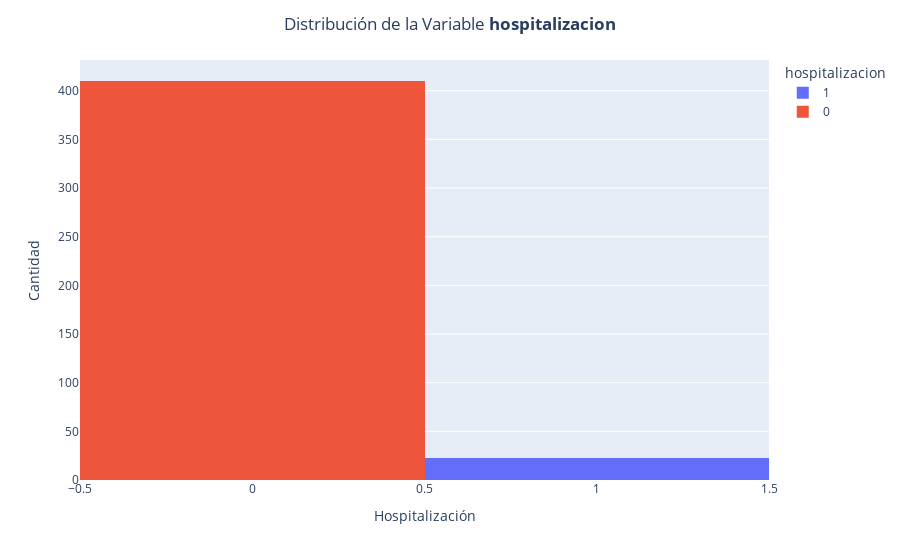

The code cell stored with this chart in its notebook:
### Code cell
# Crear un gráfico de barras con Plotly Express
fig = px.histogram(df_main, x='hospitalizacion', color='hospitalizacion')

# Configurar el título con solo *hospitalizacion* en negrita
fig.update_layout(
    title='Distribución de la Variable <b>hospitalizacion</b>',
    xaxis_title='Hospitalización',
    yaxis_title='Cantidad',
    font=dict(size=12),
    title_x=0.5
)

# Mostrar el gráfico
fig.show()

### Figure 1 — Plotly figure (JSON) as saved in the notebook; plotly's stock layout.template omitted (floating-point values rounded to 4 significant figures; data arrays with more than 128 entries replaced by an {"elided": "..."} marker saying what was removed)
{"data": [{"alignmentgroup": "True", "bingroup": "x", "hovertemplate": "hospitalizacion=%{x}<br>count=%{y}<extra></extra>", "legendgroup": "1", "marker": {"color": "#636efa", "pattern": {"shape": ""}}, "name": "1", "offsetgroup": "1", "orientation": "v", "showlegend": true, "type": "histogram", "x": [1, 1, 1, 1, 1, 1, 1, 1, 1, 1, 1, 1, 1, 1, 1, 1, 1, 1, 1, 1, 1, 1, 1], "xaxis": "x", "yaxis": "y"}, {"alignmentgroup": "True", "bingroup": "x", "hovertemplate": "hospitalizacion=%{x}<br>count=%{y}<extra></extra>", "legendgroup": "0", "marker": {"color": "#EF553B", "pattern": {"shape": ""}}, "name": "0", "offsetgroup": "0", "orientation": "v", "showlegend": true, "type": "histogram", "x": {"elided": "410 int values"}, "xaxis": "x", "yaxis": "y"}], "layout": {"barmode": "relative", "font": {"size": 12}, "legend": {"title": {"text": "hospitalizacion"}, "tracegroupgap": 0}, "margin": {"t": 60}, "title": {"text": "Distribución de la Variable <b>hospitalizacion</b>", "x": 0.5}, "xaxis": {"anchor": "y", "categoryarray": [1, 0], "categoryorder": "array", "domain": [0, 1], "title": {"text": "Hospitalización"}}, "yaxis": {"anchor": "x", "domain": [0, 1], "title": {"text": "Cantidad"}}}}
